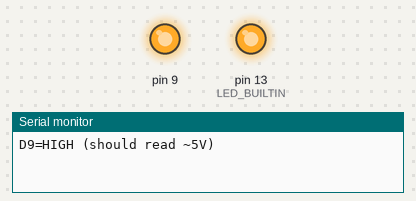
Bench run of a sketch on a simulated Arduino Uno, built with avr-gcc and run on an emulated ATmega328P. On the bench: output pins drawn as LEDs (lit = HIGH), the last lines printed to the serial monitor.

Above: at 1.5 s.
At 4.5 s:
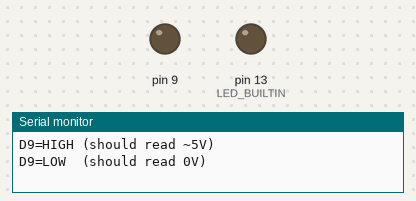
Timing chart, 0 to 7.8 s (numbered marks = the images above):
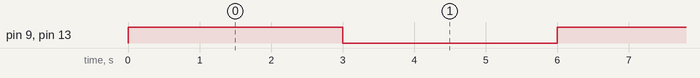

Measured:
- by itself, pin 9, pin 13 (LED_BUILTIN): alternates HIGH for 3.0 s and LOW for 3.0 s

The sketch:

d9test.ino
```cpp
// Test: D9 and the on-board LED (D13) go HIGH together for 3 s, then LOW for 3 s.
void setup(){pinMode(9,OUTPUT);pinMode(LED_BUILTIN,OUTPUT);Serial.begin(115200);}
void loop(){
  digitalWrite(9,HIGH);digitalWrite(LED_BUILTIN,HIGH);Serial.println(F("D9=HIGH (should read ~5V)"));delay(3000);
  digitalWrite(9,LOW);digitalWrite(LED_BUILTIN,LOW);Serial.println(F("D9=LOW  (should read 0V)"));delay(3000);
}
```
